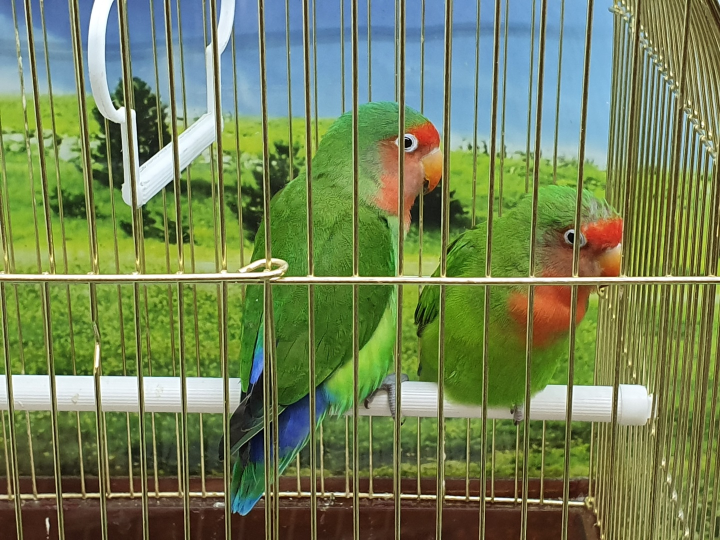
#> input picture team1/4주차/3주차 소스코드(2)_total/bird.jpg, 1440 x 1080 px (shown at 1/2 size)
$ python trackbar_hsv.py
#> lines starting #> are read from the running program, lines starting #| are printed output that depends on the picture; after the words box and inside, x2 and y2 are one past the last pixel; in counts of white or black regions, pixels touching at a corner belong together
# ◆ ESC : 창 닫기

import numpy as np
import cv2


def onChange():
    pass


def trackBar():
    def nothing(x):
        pass
    img = cv2.imread("bird.jpg", cv2.IMREAD_COLOR)
#> img is the input picture: shape (1080, 1440, 3); mean B, G, R 87.8, 130.2, 114.7

    hor = 2000 # 변환될 가로 픽셀 사이즈
    ver = 2000 # 변환될 세로 픽셀 사이즈
    img = cv2.resize(img, (hor, ver))
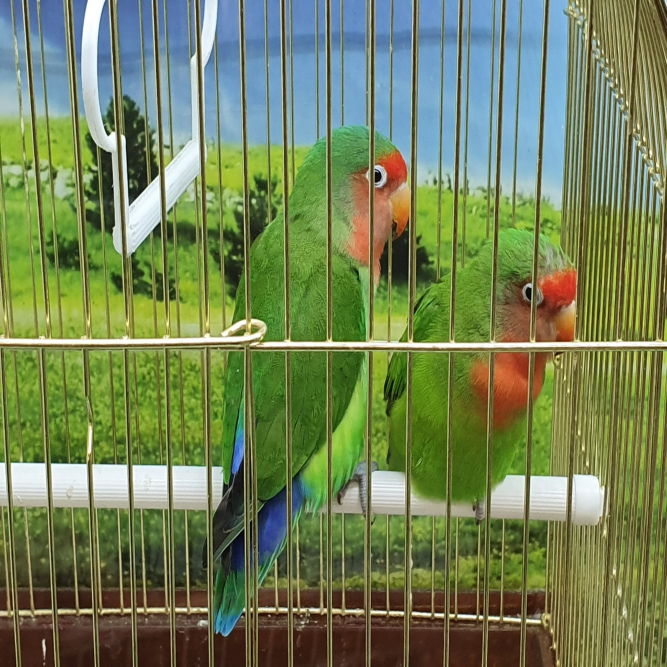
#> img: shape (2000, 2000, 3) (shown at 1/3 size); mean B, G, R 87.7, 130, 114.5

    img_hsv = cv2.cvtColor(img, cv2.COLOR_BGR2HSV)
#> img_hsv: shape (2000, 2000, 3); mean H, S, V 46.9, 127.2, 139.9


    cv2.namedWindow("color Track Bar")
    cv2.createTrackbar('H_low', 'color Track Bar', 50, 180, nothing)
    cv2.createTrackbar('H_high', 'color Track Bar', 180, 180, nothing)
    cv2.createTrackbar('S_low', 'color Track Bar', 100, 255, nothing)
    cv2.createTrackbar('S_high', 'color Track Bar', 255, 255, nothing)
    cv2.createTrackbar('V_low', 'color Track Bar', 0, 255, nothing)
    cv2.createTrackbar('V_high', 'color Track Bar', 255, 255, nothing)

    while True:

        # TRACKBAR
        H_low_val = cv2.getTrackbarPos('H_low', 'color Track Bar')
        H_high_val = cv2.getTrackbarPos('H_high', 'color Track Bar')
        S_low_val = cv2.getTrackbarPos('S_low', 'color Track Bar')
        S_high_val = cv2.getTrackbarPos('S_high', 'color Track Bar')
        V_low_val = cv2.getTrackbarPos('V_low', 'color Track Bar')
        V_high_val = cv2.getTrackbarPos('V_high', 'color Track Bar')

        #==============================
        # 컬러 영역의 from ~ to
        lower = np.array([H_low_val, S_low_val, V_low_val]) # H / S / V
        upper = np.array([H_high_val, S_high_val, V_high_val])

        # 이미지에서 blue 영역
        mask = cv2.inRange(img_hsv, lower, upper)
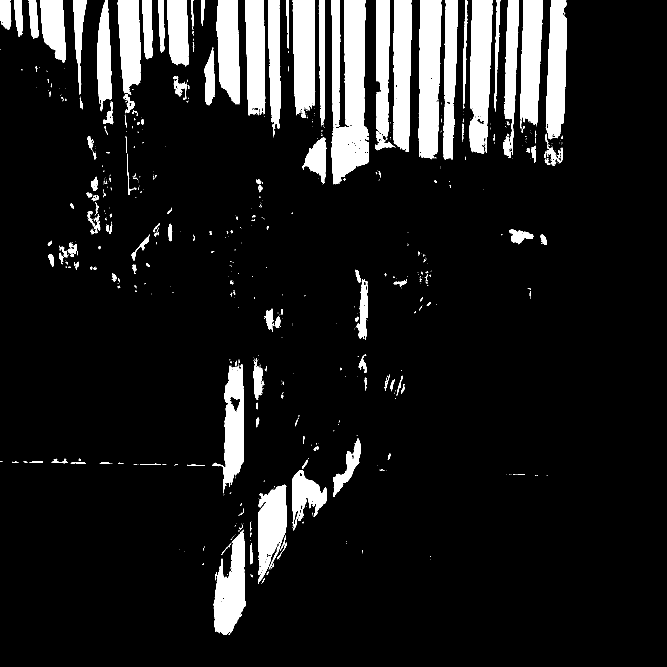
#> mask: shape (2000, 2000) (shown at 1/3 size); 11.2% white; 842 white regions (642 under 20 px), largest, box (x1, y1, x2, y2) and area: (995, 0, 1107, 553) 45135, (1256, 0, 1324, 478) 27880, (1408, 0, 1478, 461) 24897

        # bit 연산자를 통해 blue 영역만 남김
        res = cv2.bitwise_and(img, img, mask=mask)
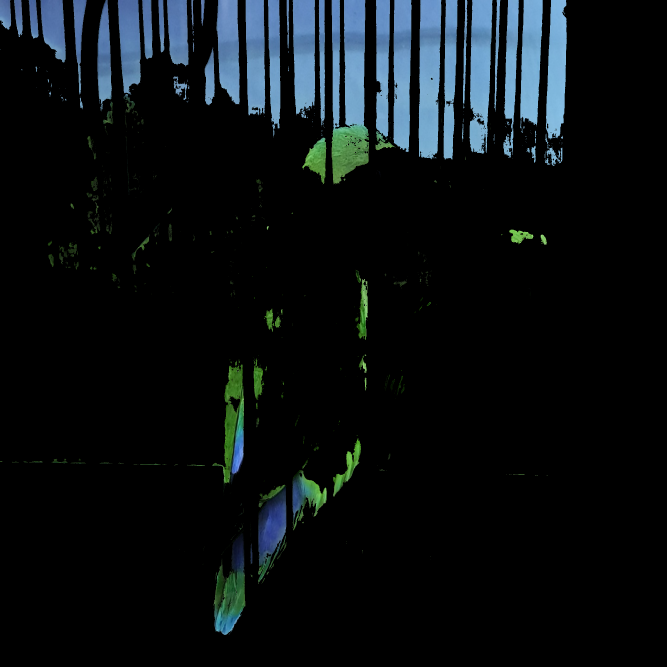
#> res: shape (2000, 2000, 3) (shown at 1/3 size); mean B, G, R 18.5, 15.8, 10.8
        cv2.imshow('color Track Bar', res)
        k = cv2.waitKey(1) & 0xFF
#> (key Esc is pressed here)

        if k == 27: # press esc
            break
        #==============================

    cv2.destroyAllWindows()


trackBar()
